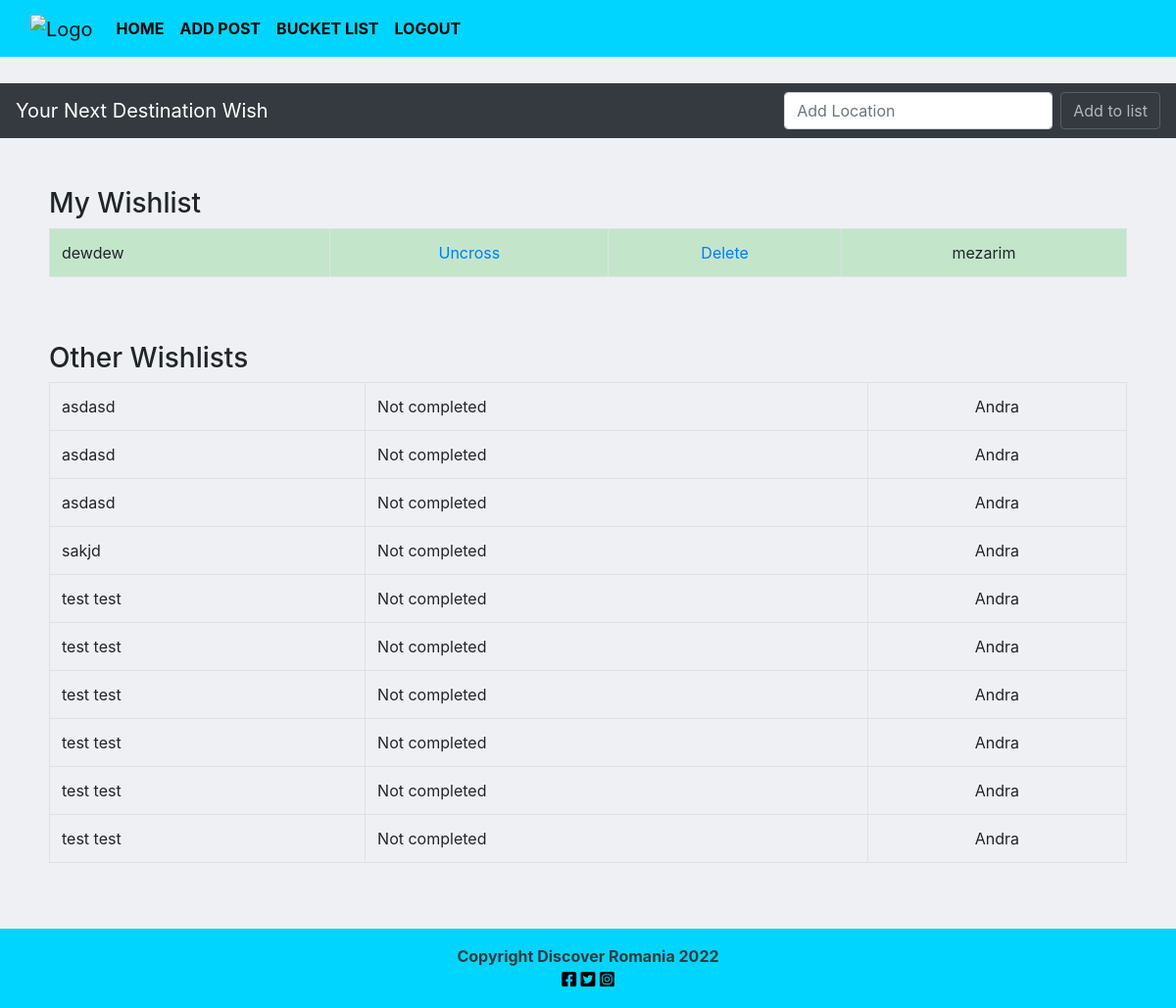
The page /wish/ (signed in) on the database as committed earlier.
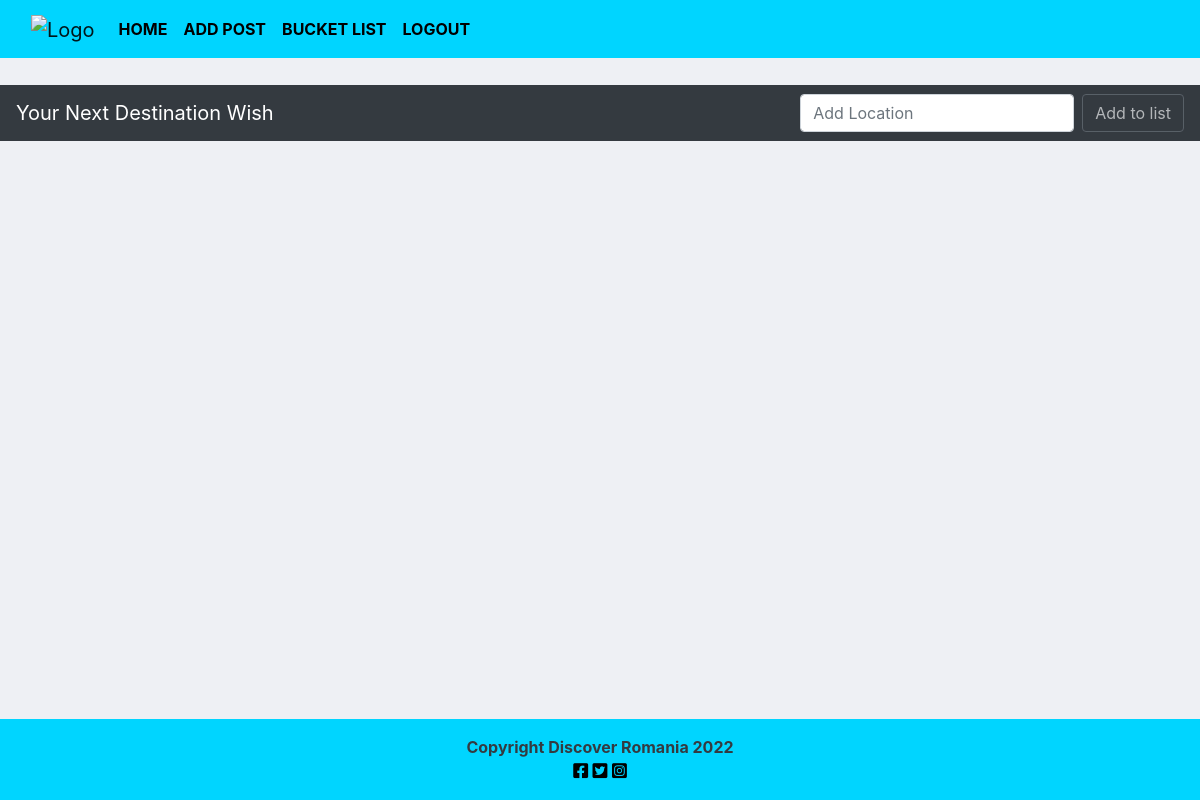
The same page on the database as committed later.
### wish/models.py (models this page shows, shortened)
class Wish(models.Model):
    item = models.CharField(max_length=200)
    completed = models.BooleanField(default=False)
    author = models.ForeignKey(User, on_delete=models.CASCADE)

### wish/views.py (the view)
# urls.py: path('', views.create_wish, name="wish_create"),
@login_required
def create_wish(request):
    if request.method == 'POST':
        form = WishForm(request.POST or None)
        if form.is_valid():
            wish = form.save(commit=False)
            wish.author = request.user
            wish.save()
            my_items = Wish.objects.filter(author=request.user)
            all_items = Wish.objects.filter(~Q(author=request.user))
            messages.success(request, ("Your location that you want to visit has been added to List !"))
            return render(request, "wish/wish.html", {'all_items': all_items, 'my_items': my_items})
    else:
        my_items = Wish.objects.filter(author=request.user)
        all_items = Wish.objects.filter(~Q(author=request.user))
        return render(request, "wish/wish.html", {'all_items': all_items, 'my_items': my_items})

### templates/wish/wish.html (shortened to what this page needs)
{% extends 'base.html' %}
{% load static %}
{% block content %}
<nav class="navbar navbar-expand navbar-dark bg-dark">
  <a class="navbar-brand" href=""> Your Next Destination Wish</a>
  <div class="collapse navbar-collapse" id="navbarSupportedContent">
      <form id="search" class="form-inline my-2 my-lg-0" name="myForm" onsubmit="return validateForm()" method ="POST">
        <input class="form-control mr-sm-2" id="myText" type="search" placeholder="Add Location" aria-label="Search" name="item">
        <br>
        <button class="btn btn-outline-secondary my-2 my-sm-0 text-light bg-dark" type="submit" id="start_button" disabled="disabled">Add to list</button>
      </form>
  </div>
</nav>
{% if my_items %}
<div class="wish-table">
  <h3>My Wishlist</h3>
  <table class ="table table-bordered">
  {% for things in my_items %}
    {% if  things.completed %}
      <tr>
        <td class ="table-success">{{ things.item }}</td>
        <td class ="table-success"><center><a href="{% url 'uncross' things.id %}">Uncross</a></center></td>
        <td class ="table-success"><center><a href="{% url 'delete' things.id %}">Delete</a></center></td>
        <td class ="table-success"><center>{{things.author}}</center></td>
      </tr>
    {% endif %}
  {% endfor %}
  </table>
</div>
{% endif %}
{% if all_items %}
<div class="wish-table">
  <h3>Other Wishlists</h3>
  <table class ="table table-bordered">
  {% for things in all_items %}
    <tr>
      <td class ="stricker">{{ things.item }}</td>
      <td>{% if  things.completed %}Completed{% else %}Not completed{% endif %}</td>
      <td><center>{{things.author}}</center></td>
    </tr>
  {% endfor %}
  </table>
</div>
{% endif %}
{% endblock %}

Rows that differ between the two databases and show on the page:
removed Wish: item "dewdew", author "mezarim", shown under "My Wishlist"
removed Wish: item "asdasd", completed "Not completed", author "Andra", shown under "Other Wishlists"
removed Wish: item "asdasd", completed "Not completed", author "Andra", shown under "Other Wishlists"
removed Wish: item "asdasd", completed "Not completed", author "Andra", shown under "Other Wishlists"
removed Wish: item "sakjd", completed "Not completed", author "Andra", shown under "Other Wishlists"
removed Wish: item "test test", completed "Not completed", author "Andra", shown under "Other Wishlists"
removed Wish: item "test test", completed "Not completed", author "Andra", shown under "Other Wishlists"
removed Wish: item "test test", completed "Not completed", author "Andra", shown under "Other Wishlists"
removed Wish: item "test test", completed "Not completed", author "Andra", shown under "Other Wishlists"
removed Wish: item "test test", completed "Not completed", author "Andra", shown under "Other Wishlists"
removed Wish: item "test test", completed "Not completed", author "Andra", shown under "Other Wishlists"
Other text that changed with them:
text no longer shown: "My Wishlist Other Wishlists"
